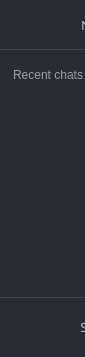
           <widget class="QFrame" name="toggle_frame_left">
            <property name="minimumSize">
             <size>
              <width>85</width>
              <height>0</height>
             </size>
            </property>
            <property name="maximumSize">
             <size>
              <width>85</width>
              <height>16777215</height>
             </size>
            </property>
            <property name="styleSheet">
             <string notr="true">background-color: #272C36;
border-radius:0px;
border-bottom-left-radius:10px;
</string>
            </property>
            <property name="frameShape">
             <enum>QFrame::StyledPanel</enum>
            </property>
            <property name="frameShadow">
             <enum>QFrame::Raised</enum>
            </property>
            <layout class="QVBoxLayout" name="verticalLayout_3">
             <property name="spacing">
              <number>5</number>
             </property>
             <property name="leftMargin">
              <number>0</number>
             </property>
             <property name="topMargin">
              <number>0</number>
             </property>
             <property name="rightMargin">
              <number>0</number>
             </property>
             <property name="bottomMargin">
              <number>0</number>
             </property>
             <item>
              <widget class="QFrame" name="frame_status">
               <property name="minimumSize">
                <size>
                 <width>0</width>
                 <height>50</height>
                </size>
               </property>
               <property name="maximumSize">
                <size>
                 <width>16777215</width>
                 <height>50</height>
                </size>
               </property>
               <property name="cursor">
                <cursorShape>PointingHandCursor</cursorShape>
               </property>
               <property name="styleSheet">
                <string notr="true">QFrame{
	border-radius: 0px;
	border-bottom: 1px solid rgba(255, 255, 255, 30);
}
QFrame:hover{
	background-color: rgb(55, 62, 76);
	border:2px solid rgba(0, 159, 238, 140);
	border-radius:5px;
}</string>
               </property>
               <property name="frameShape">
                <enum>QFrame::StyledPanel</enum>
               </property>
               <property name="frameShadow">
                <enum>QFrame::Raised</enum>
               </property>
               <widget class="QPushButton" name="button_new_chat">
                <property name="geometry">
                 <rect>
                  <x>5</x>
                  <y>0</y>
                  <width>231</width>
                  <height>50</height>
                 </rect>
                </property>
                <property name="minimumSize">
                 <size>
                  <width>70</width>
                  <height>50</height>
                 </size>
                </property>
                <property name="maximumSize">
                 <size>
                  <width>16777215</width>
                  <height>50</height>
                 </size>
                </property>
                <property name="font">
                 <font>
                  <family>Noto Sans</family>
                  <pointsize>10</pointsize>
                 </font>
                </property>
                <property name="cursor">
                 <cursorShape>PointingHandCursor</cursorShape>
                </property>
                <property name="layoutDirection">
                 <enum>Qt::LeftToRight</enum>
                </property>
                <property name="styleSheet">
                 <string notr="true">background:none;
border:none;
color: rgba(255, 255, 255, 180);</string>
                </property>
                <property name="text">
                 <string>     New Chat           </string>
                </property>
                <property name="icon">
                 <iconset>
                  <normaloff>Reqs/new_chat.png</normaloff>Reqs/new_chat.png</iconset>
                </property>
                <property name="iconSize">
                 <size>
                  <width>35</width>
                  <height>35</height>
                 </size>
                </property>
               </widget>
              </widget>
             </item>
             <item>
              <widget class="QLabel" name="label_7">
               <property name="minimumSize">
                <size>
                 <width>0</width>
                 <height>40</height>
                </size>
               </property>
               <property name="styleSheet">
                <string notr="true">background:none;
border:none;
padding-left:10px;
color: rgba(255, 255, 255, 140);</string>
               </property>
               <property name="text">
                <string>Recent chats</string>
               </property>
              </widget>
             </item>
             <item>
              <widget class="QFrame" name="frame_driver_protection_2">
               <property name="frameShape">
                <enum>QFrame::StyledPanel</enum>
               </property>
               <property name="frameShadow">
                <enum>QFrame::Raised</enum>
               </property>
               <layout class="QVBoxLayout" name="verticalLayout_10">
                <property name="spacing">
                 <number>0</number>
                </property>
                <property name="leftMargin">
                 <number>0</number>
                </property>
                <property name="topMargin">
                 <number>0</number>
                </property>
                <property name="rightMargin">
                 <number>0</number>
                </property>
                <property name="bottomMargin">
                 <number>0</number>
                </property>
                <item>
                 <widget class="QListWidget" name="chat_history"/>
                </item>
               </layout>
              </widget>
             </item>
             <item>
              <widget class="QFrame" name="frame_settings">
               <property name="minimumSize">
                <size>
                 <width>0</width>
                 <height>60</height>
                </size>
               </property>
               <property name="maximumSize">
                <size>
                 <width>16777215</width>
                 <height>60</height>
                </size>
               </property>
               <property name="cursor">
                <cursorShape>PointingHandCursor</cursorShape>
               </property>
               <property name="styleSheet">
                <string notr="true">QFrame{
	border-radius: 0px;
	border-top: 1px solid rgba(255, 255, 255, 30);
}
QFrame:hover{
	background-color: rgb(55, 62, 76);
	border:2px solid rgba(0, 159, 238, 140);
	border-radius:0px;
	border-bottom-left-radius:10px;
}</string>
               </property>
               <property name="frameShape">
                <enum>QFrame::StyledPanel</enum>
               </property>
               <property name="frameShadow">
                <enum>QFrame::Raised</enum>
               </property>
               <widget class="QPushButton" name="button_settings">
                <property name="geometry">
                 <rect>
                  <x>-2</x>
                  <y>0</y>
                  <width>221</width>
                  <height>60</height>
                 </rect>
                </property>
                <property name="minimumSize">
                 <size>
                  <width>0</width>
                  <height>60</height>
                 </size>
                </property>
                <property name="maximumSize">
                 <size>
                  <width>250</width>
                  <height>250</height>
                 </size>
                </property>
                <property name="font">
                 <font>
                  <family>Noto Sans</family>
                  <pointsize>10</pointsize>
                 </font>
                </property>
                <property name="cursor">
                 <cursorShape>PointingHandCursor</cursorShape>
                </property>
                <property name="styleSheet">
                 <string notr="true">background:none;
border:none;
color: rgba(255, 255, 255, 180);</string>
                </property>
                <property name="text">
                 <string>      Settings        </string>
                </property>
                <property name="icon">
                 <iconset>
                  <normaloff>Reqs/settings-50 copy.png</normaloff>Reqs/settings-50 copy.png</iconset>
                </property>
                <property name="iconSize">
                 <size>
                  <width>35</width>
                  <height>35</height>
                 </size>
                </property>
               </widget>
              </widget>
             </item>
            </layout>
           </widget>
